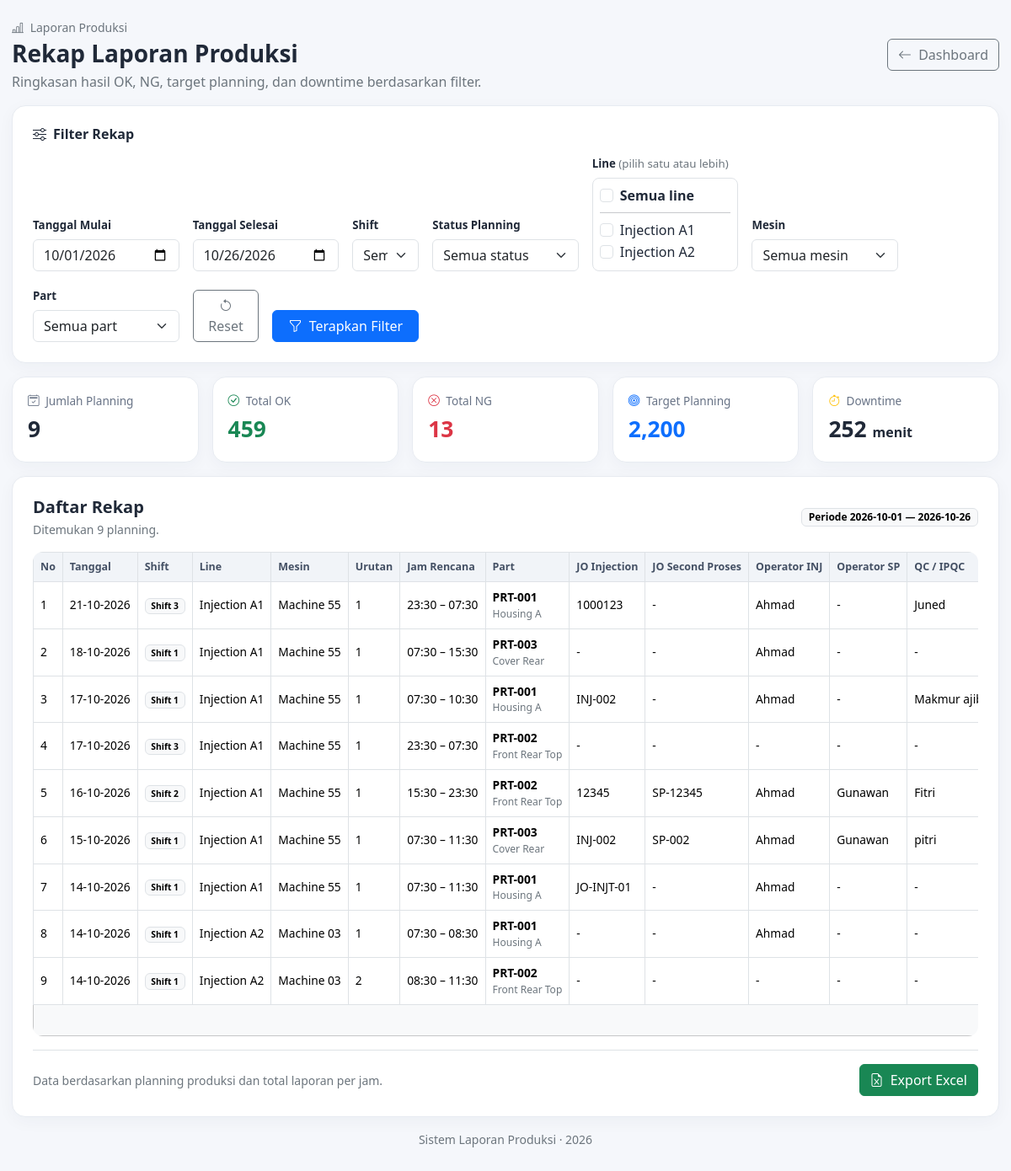
Page /rekap/index.php (signed in) on the earlier database version.
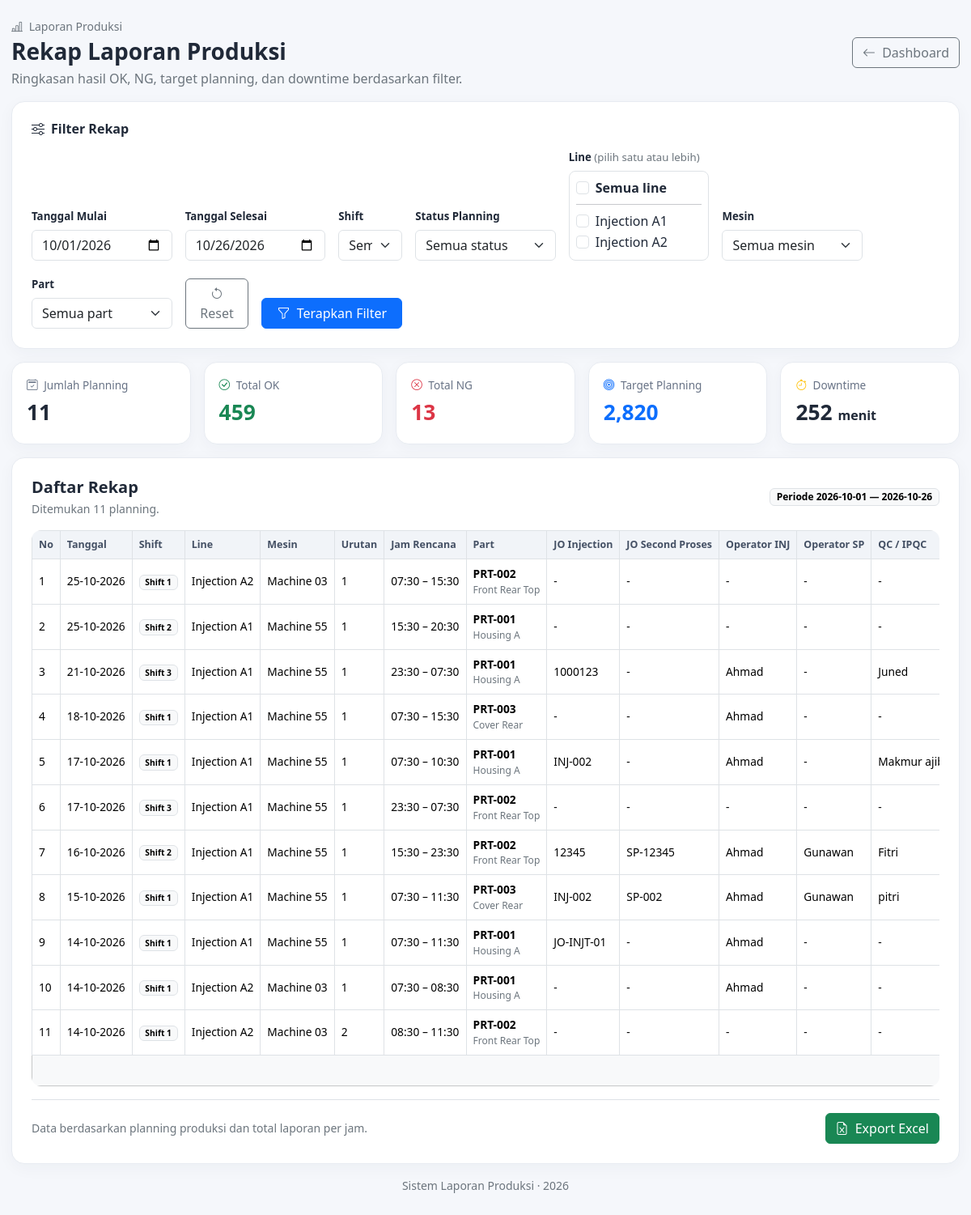
Same page on the later database version.
### tables this page shows
CREATE TABLE `master_line` (
  `id` int(10) UNSIGNED NOT NULL,
  `kode_line` varchar(30) NOT NULL,
  `nama_line` varchar(100) NOT NULL,
  `status` enum('AKTIF','NONAKTIF') NOT NULL DEFAULT 'AKTIF',
  `created_at` timestamp NOT NULL DEFAULT current_timestamp(),
  `updated_at` timestamp NOT NULL DEFAULT current_timestamp() ON UPDATE current_timestamp()
);

CREATE TABLE `planning_produksi` (
  `id` bigint(20) UNSIGNED NOT NULL,
  `tanggal_produksi` date NOT NULL,
  `shift` tinyint(3) UNSIGNED NOT NULL,
  `mesin_id` int(10) UNSIGNED NOT NULL,
  `part_id` int(10) UNSIGNED NOT NULL,
  `urutan` int(10) UNSIGNED NOT NULL,
  `waktu_mulai` datetime NOT NULL,
  `waktu_selesai` datetime NOT NULL,
  `cycle_time_snapshot` decimal(10,2) NOT NULL,
  `cavity_snapshot` int(10) UNSIGNED NOT NULL,
  `target_per_jam_snapshot` int(10) UNSIGNED NOT NULL,
  `target_per_shift_snapshot` int(10) UNSIGNED NOT NULL,
  `target_per_hari_snapshot` int(10) UNSIGNED NOT NULL,
  `terdapat_second_proses_snapshot` tinyint(1) NOT NULL DEFAULT 0,
  `target_planning` int(10) UNSIGNED NOT NULL,
  `status` enum('TERJADWAL','BERJALAN','SELESAI','BATAL') NOT NULL DEFAULT 'TERJADWAL',
  `dibuat_oleh` int(10) UNSIGNED NOT NULL,
  `dimulai_oleh` int(10) UNSIGNED DEFAULT NULL,
  `mulai_aktual` datetime DEFAULT NULL,
  `selesai_aktual` datetime DEFAULT NULL,
  `created_at` timestamp NOT NULL DEFAULT current_timestamp(),
  `updated_at` timestamp NOT NULL DEFAULT current_timestamp() ON UPDATE current_timestamp(),
  `no_jo_injection` varchar(100) DEFAULT NULL,
  `no_jo_second_proses` varchar(100) DEFAULT NULL,
  `nama_operator_second_proses` varchar(100) DEFAULT NULL,
  `nama_ipqc` varchar(100) DEFAULT NULL,
  `counter_awal` int(10) UNSIGNED DEFAULT NULL,
  `counter_akhir` int(10) UNSIGNED DEFAULT NULL,
  `stop_jo_at` datetime DEFAULT NULL
);

CREATE TABLE `master_mesin` (
  `id` int(10) UNSIGNED NOT NULL,
  `line_id` int(10) UNSIGNED NOT NULL,
  `kode_mesin` varchar(30) NOT NULL,
  `nama_mesin` varchar(100) NOT NULL,
  `status` enum('AKTIF','NONAKTIF') NOT NULL DEFAULT 'AKTIF',
  `created_at` timestamp NOT NULL DEFAULT current_timestamp(),
  `updated_at` timestamp NOT NULL DEFAULT current_timestamp() ON UPDATE current_timestamp()
);

CREATE TABLE `master_part` (
  `id` int(10) UNSIGNED NOT NULL,
  `kode_part` varchar(50) NOT NULL,
  `nama_part` varchar(150) NOT NULL,
  `cycle_time` decimal(10,2) NOT NULL,
  `cavity` int(10) UNSIGNED NOT NULL,
  `target_per_jam` int(10) UNSIGNED NOT NULL,
  `target_per_shift` int(10) UNSIGNED NOT NULL,
  `target_per_hari` int(10) UNSIGNED NOT NULL,
  `material` varchar(100) DEFAULT NULL,
  `warna` varchar(100) DEFAULT NULL,
  `terdapat_second_proses` tinyint(1) NOT NULL DEFAULT 0,
  `keterangan` text DEFAULT NULL,
  `status` enum('AKTIF','NONAKTIF') NOT NULL DEFAULT 'AKTIF',
  `created_at` timestamp NOT NULL DEFAULT current_timestamp(),
  `updated_at` timestamp NOT NULL DEFAULT current_timestamp() ON UPDATE current_timestamp(),
  `berat_part` decimal(10,2) NOT NULL DEFAULT 0.00,
  `berat_runner` decimal(10,2) NOT NULL DEFAULT 0.00
);

### rekap/index.php (the view, shortened to what the changed rows need)
<?php
require_once __DIR__ . '/../config/koneksi.php';
function h($value): string {
    return htmlspecialchars((string)($value ?? ''), ENT_QUOTES, 'UTF-8');
}
$tanggalMulai = trim((string)($_GET['tanggal_mulai'] ?? date('Y-m-01')));
$tanggalSelesai = trim((string)($_GET['tanggal_selesai'] ?? date('Y-m-d')));
$lineFilters = [];
$errors = [];
$lines = [];
$res = $conn->query("
    SELECT id, nama_line
    FROM master_line
    WHERE status = 'AKTIF'
    ORDER BY nama_line
");
if ($res) {
    while ($r = $res->fetch_assoc()) {
        $lines[] = $r;
    }
}
$rows = [];
$summary = [
    'planning' => 0,
    'ok' => 0,
    'ng' => 0,
    'downtime' => 0,
    'target' => 0,
    'effective_runtime' => 0
];
if (!$errors) {
    $types = '';
    $params = [];
    if ($tanggalMulai !== '') {
        $sql .= ' AND p.tanggal_produksi >= ?';
        $types .= 's';
        $params[] = $tanggalMulai;
    }
    if ($tanggalSelesai !== '') {
        $sql .= ' AND p.tanggal_produksi <= ?';
        $types .= 's';
        $params[] = $tanggalSelesai;
    }
    $sql .= "
        ORDER BY
            p.tanggal_produksi DESC,
            p.shift ASC,
            l.nama_line ASC,
            m.nama_mesin ASC,
            p.urutan ASC,
            p.waktu_mulai ASC
    ";
    $stmt = $conn->prepare($sql);
    if (!$stmt) {
        $errors[] = 'Gagal menyiapkan query rekap: ' . $conn->error;
    } else {
        if ($types !== '') {
            $bindArgs = [$types];
            foreach ($params as $k => $v) {
                $bindArgs[] = &$params[$k];
            }
            call_user_func_array(
                [$stmt, 'bind_param'],
                $bindArgs
            );
        }
        if (!$stmt->execute()) {
            $errors[] = 'Gagal mengambil data rekap: ' . $stmt->error;
        } else {
            $result = $stmt->get_result();
            while ($r = $result->fetch_assoc()) {
                $totalOK = (int)$r['total_ok'];
                $targetPlanning = (int)($r['target_planning'] ?? 0);
                $totalDowntime = (int)$r['total_downtime'];
                $r['persentase_target'] = $targetPlanning > 0
                    ? ($totalOK / $targetPlanning) * 100
                    : null;
                $r['effective_runtime_menit'] = null;
                $mulaiAktual = !empty($r['mulai_aktual'])
                    ? strtotime($r['mulai_aktual'])
                    : false;
                $selesaiAktual = !empty($r['selesai_aktual'])
                    ? strtotime($r['selesai_aktual'])
                    : false;
                if (
                    $mulaiAktual !== false &&
                    $selesaiAktual !== false &&
                    $selesaiAktual >= $mulaiAktual
                ) {
                    $durasiAktual = (int)floor(
                        ($selesaiAktual - $mulaiAktual) / 60
                    );
                    $r['effective_runtime_menit'] = max(
                        0,
                        $durasiAktual - $totalDowntime
                    );
                }
                $rows[] = $r;
                $summary['planning']++;
                $summary['ok'] += $totalOK;
                $summary['ng'] += (int)$r['total_ng'];
                $summary['downtime'] += $totalDowntime;
                $summary['target'] += $targetPlanning;
                if ($r['effective_runtime_menit'] !== null) {
                    $summary['effective_runtime'] +=
                        $r['effective_runtime_menit'];
                }
            }
        }
    }
}
?>
<!doctype html>
<html lang="id">
<head>
    <link href="https://cdn.jsdelivr.net/npm/bootstrap@5.3.3/dist/css/bootstrap.min.css" rel="stylesheet">
    <link href="https://cdn.jsdelivr.net/npm/bootstrap-icons@1.11.3/font/bootstrap-icons.min.css" rel="stylesheet">
</head>
<body>
<div class="page-wrap">
    <div class="d-flex flex-wrap justify-content-between align-items-center gap-3 mb-3">
        <div>
            <h1 class="h3 fw-bold mb-1">Rekap Laporan Produksi</h1>
        </div>
    </div>
    <section class="panel p-3 p-lg-4 mb-3">
        <h2 class="h6 fw-bold mb-3"><i class="bi bi-sliders me-2"></i>Filter Rekap</h2>
        <form id="filterForm" action="index.php#daftarRekap" method="get" class="row g-3 align-items-end">
            <div class="col-12 col-md-6 col-xl-2">
                <div class="border rounded-3 p-2 bg-white line-checkbox-list" style="max-height:160px;overflow-y:auto">
                    <?php foreach ($lines as $line): ?>
                        <div class="form-check"><input class="form-check-input line-checkbox" type="checkbox" id="line_<?= (int)$line['id'] ?>" name="line_ids[]" value="<?= (int)$line['id'] ?>" data-line-id="<?= (int)$line['id'] ?>" <?= in_array((int)$line['id'], $lineFilters, true) ? 'checked' : '' ?>><label class="form-check-label" for="line_<?= (int)$line['id'] ?>"><?= h($line['nama_line']) ?></label></div>
                    <?php endforeach; ?>
                </div>
            </div>
        </form>
    </section>
    <div class="row g-3 mb-3">
        <div class="col-6 col-lg"><div class="panel summary-card"><div class="summary-label"><i class="bi bi-calendar2-check me-1"></i> Jumlah Planning</div><div class="summary-value"><?= number_format($summary['planning']) ?></div></div></div>
        <div class="col-6 col-lg"><div class="panel summary-card"><div class="summary-label"><i class="bi bi-bullseye me-1 text-primary"></i> Target Planning</div><div class="summary-value text-primary"><?= number_format($summary['target']) ?></div></div></div>
    </div>
<section id="daftarRekap" class="panel p-3 p-lg-4">
    <div class="d-flex flex-wrap justify-content-between align-items-center gap-2 mb-3">
        <div>
            <h2 class="h5 fw-bold mb-1">Daftar Rekap</h2>
            <div class="text-secondary small">
                Ditemukan <?= number_format(count($rows)) ?> planning.
            </div>
        </div>
    </div>
    <div class="table-responsive">
        <table class="table table-hover table-bordered align-middle mb-0">
            <thead>
                <tr>
                    <th>No</th>
                    <th>Tanggal</th>
                    <th>Shift</th>
                    <th>Line</th>
                    <th>Mesin</th>
                    <th>Urutan</th>
                    <th>Jam Rencana</th>
                    <th>Part</th>
                    <th>JO Injection</th>
                    <th>JO Second Proses</th>
                    <th>Operator INJ</th>
                    <th>Operator SP</th>
                    <th>QC / IPQC</th>
                </tr>
            </thead>
            <tbody>
            <?php if (!$rows): ?>
                <tr>
                    <td colspan="20" class="text-center text-secondary py-5">
                        <i class="bi bi-inbox fs-2 d-block mb-2"></i>
                        Tidak ada data untuk filter yang dipilih.
                    </td>
                </tr>
            <?php else: ?>
                <?php foreach ($rows as $i => $r): ?>
                    <tr>
                        <td><?= $i + 1 ?></td>
                        <td>
                            <?= h(date(
                                'd-m-Y',
                                strtotime($r['tanggal_produksi'])
                            )) ?>
                        </td>
                        <td>
                            <span class="badge text-bg-light border">
                                Shift <?= h($r['shift']) ?>
                            </span>
                        </td>
                        <td><?= h($r['nama_line']) ?></td>
                        <td><?= h($r['nama_mesin']) ?></td>
                        <td><?= h($r['urutan']) ?></td>
                        <td>
                            <?= h(date(
                                'H:i',
                                strtotime((string)$r['waktu_mulai'])
                            )) ?>
                            –
                            <?= h(date(
                                'H:i',
                                strtotime((string)$r['waktu_selesai'])
                            )) ?>
                        </td>
                        <td>
                            <div class="fw-semibold">
                                <?= h($r['kode_part']) ?>
                            </div>
                            <div class="small text-secondary">
                                <?= h($r['nama_part']) ?>
                            </div>
                        </td>
                        <td><?= h($r['no_jo_injection'] ?: '-') ?></td>
                        <td><?= h($r['no_jo_second_proses'] ?: '-') ?></td>
                        <td><?= h($r['nama_operator_utama'] ?: '-') ?></td>
                        <td><?= h($r['nama_operator_second_proses'] ?: '-') ?></td>
                        <td><?= h($r['nama_ipqc'] ?: '-') ?></td>
                    </tr>
                <?php endforeach; ?>
            <?php endif; ?>
            </tbody>
        </table>
    </div>
</section>
</div>
</body>
</html>

Differences in the rows shown:
added planning_produksi: tanggal_produksi "25-10-2026", shift "1", master_line.nama_line "Injection A2", mesin.nama_mesin "Machine 03", urutan "1", waktu_mulai "07:30", waktu_selesai "15:30", part.kode_part "PRT-002", part.nama_part "Front Rear Top", no_jo_injection "-", no_jo_second_proses "-", nama_operator_utama "-", nama_operator_second_proses "-", nama_ipqc "-"
added planning_produksi: tanggal_produksi "25-10-2026", shift "2", master_line.nama_line "Injection A1", mesin.nama_mesin "Machine 55", urutan "1", waktu_mulai "15:30", waktu_selesai "20:30", part.kode_part "PRT-001", part.nama_part "Housing A", no_jo_injection "-", no_jo_second_proses "-", nama_operator_utama "-", nama_operator_second_proses "-", nama_ipqc "-"
Other differences:
$summary['planning']: "9" → "11"
$summary['target']: "2,200" → "2,820"
count($rows): "9" → "11"
